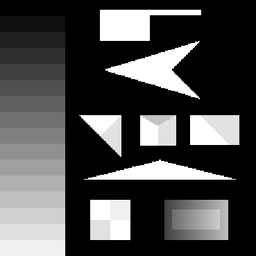
#> input picture school/img74.png, 256 x 256 px, shrunk from 369 x 369 before the run
$ jupyter execute --allow-errors corners.ipynb
#> lines starting #> are read from the running program, lines starting #| are printed output that depends on the picture
[cell 1]
import matplotlib as mpl
import matplotlib.pyplot as plt
import time
import numpy as np

[cell 2]
# pre-define window sizes for harris corner detection
window_sizes = (3,5,7,9,11,15,21)

# mode
EIGENVALUE = 0
HARRIS = 1

[cell 3]
# image read
src_img = plt.imread('img74.png').astype(float)

[cell 4]
# convolution function
def conv(image, filter, filter_size=(3,3), pad_type='constant'):

    if len(image.shape)==3:   tmp_img = image[..., 0]
    elif len(image.shape)==2: tmp_img = image

    # get padding size from filter_size
    fx= int(filter_size[0]/2)
    fy= int(filter_size[1]/2)

    # apply padding to input image
    pad_img = np.pad(tmp_img, ((fx,fy), (fx,fy)), pad_type)
    dst = np.zeros_like(tmp_img)

    # element-wise multiply and sum operation ( = convolution)
    for i in range(tmp_img.shape[0]):
        for j in range(tmp_img.shape[1]):
            dst[i, j] = np.multiply(filter, pad_img[i:i+filter_size[0], j:j+filter_size[1]]).sum()

    return dst

[cell 5]
# corner_type = {0:Eigenvalue, 1:Harris}
def cornerDetection(img, winSize=7, corner_type=0):
    # when I read png image, the image channel is 4.
    # So I read 3 channel and get height and width from the input image
#> called with winSize = 7, corner_type = 0
    img = img[:, :, :3]
    img_h = img.shape[0]
#> img_h = 256
    img_w = img.shape[1]
#> img_w = 256

    dst_img = np.zeros_like(img)

    # sobel filter
    sobel_filter_x = np.array([(-1, 0, 1), (-2, 0, 2), (-1, 0, 1)]).astype(float)
    sobel_filter_y = np.array([(1, 2, 1), (0, 0, 0), (-1, -2, -1)]).astype(float)

    # divided by norm(filter_magnitude) in order to make unit vector
    sobel_filter_x /= 8.
    sobel_filter_y /= 8.

    # conv operation to get ix and iy using the sobel filter
    ix = conv(img, sobel_filter_x)
#> in conv, `pad_img = np.pad(tmp_img, ((fx,fy), (fx,fy)), pad_type)`:
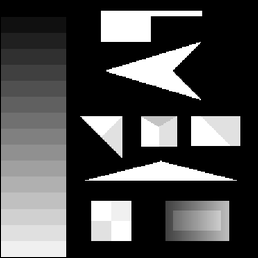
#> pad_img: shape (258, 258) float64; min 0, max 1, mean 0.292
#> after the loop in conv, `for i in range(tmp_img.shape[0]):`:
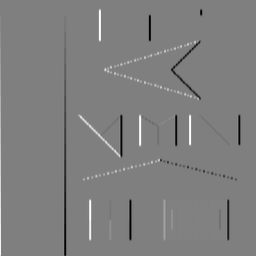
#> dst: shape (256, 256) float64; min -0.5, max 0.5, mean -0.000919; drawn with min black and max white
    iy = conv(img, sobel_filter_y)
#> call 2 of conv, with filter = array of shape (3, 3), filter_size = (3, 3), pad_type = 'constant'
#> after the loop in conv (call 2), `for i in range(tmp_img.shape[0]):`:
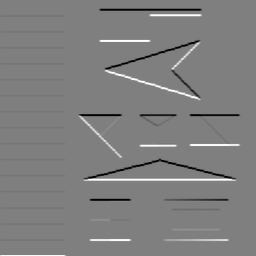
#> dst: shape (256, 256) float64; min -0.5, max 0.5, mean -0.000467; drawn with min black and max white

    '''plt.figure('ix')
    plt.imshow(ix, cmap='gray')
    plt.figure('iy')
    plt.imshow(iy, cmap='gray')
    plt.show()'''

    # get ix*ix , ix*iy, ix*iy
    ixx = np.square(ix)
    ixy = iy*ix
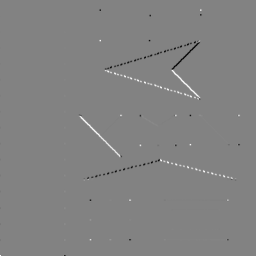
#> ixy: shape (256, 256) float64; min -0.137, max 0.13, mean 0.000136; drawn with min black and max white
    iyy = np.square(iy)

    # get window pad size
    wp= int(winSize/2)

    # apply window pad size to ixx, ixy, iyy
    ixx = np.pad(ixx, ((wp,wp), (wp,wp)),'constant')
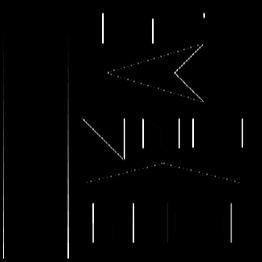
#> ixx: shape (262, 262) float64; min 0, max 0.25, mean 0.00322; drawn with min black and max white
    ixy = np.pad(ixy, ((wp,wp), (wp,wp)),'constant')
#> ixy: shape (262, 262) float64
    iyy = np.pad(iyy, ((wp,wp), (wp,wp)),'constant')
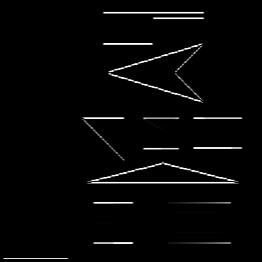
#> iyy: shape (262, 262) float64; min 0, max 0.25, mean 0.00628; drawn with min black and max white

    # for all pixels
    for i in range(img_h):
        for j in range(img_w):

            # Get H matrix
            wdw_A = np.sum(ixx[i:i+winSize, j:j+winSize]).astype(float)
            wdw_B = np.sum(ixy[i:i+winSize, j:j+winSize]).astype(float)
            wdw_C = np.sum(iyy[i:i+winSize, j:j+winSize]).astype(float)

            H = np.array([[wdw_A, wdw_B], [wdw_B, wdw_C]])

            # corner type
            # you can get just minimum eigen value
            if corner_type==0:
                # min_lambda ~= det(H)/trace(H)
                det_H = H[0,0]*H[1,1] - H[0,1]*H[1,0]
                trace_H = H[0,0] + H[1,1]

                # you must not divide it by 0
                if trace_H == 0: continue
                min_E_value = det_H/trace_H

                # threshould = 0.4
                # if this condition is satisfied, it make red pixel
                if min_E_value > 0.4:    dst_img[i, j, 0] = 1.

            # you can get eigen values and eigen vectors from this equation
            # but we achieve minimun eigen value for speed
            elif corner_type==1:

                # A*x=lambda*x
                # (A-lambda*I)x = 0
                # you can get lambda
                tmp_sqrt = np.sqrt(4*H[0,1]*H[1,0] + (H[0,0]-H[1,1])*(H[0,0]-H[1,1]) )/2.
                tmp_sum = (H[0, 0]+H[1,1])/2.

                # get minimum eigen value
                min_E_value = tmp_sum-tmp_sqrt

                # threshould = 0.4
                # if this condition is satisfied, it make red pixel
                if min_E_value > 0.4:    dst_img[i, j, 0] = 1.
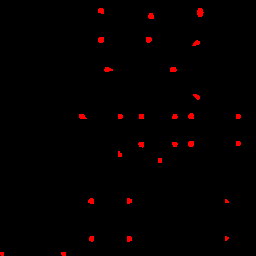
#> dst_img: shape (256, 256, 3) float64; mean of channels 0, 1, 2 0.0118, 0, 0; drawn as R, G, B

    return dst_img

[cell 6]
# detect corner and achieve corner image
dst_img = cornerDetection(src_img)
plt.figure('corner')
plt.imshow(dst_img, cmap='gray')
plt.show()

[cell 7]
imgs = []
times = []
# detect corner with each window size, calculate time and stack corner images
for w_size in window_sizes:
    start = time.time()
    img = cornerDetection(src_img, w_size, EIGENVALUE)
    end = time.time()
    tim = (end-start)*1000
    print("widnow size: {}".format(w_size))
    print("process time: {}ms".format(tim))
    imgs.append(img)
    times.append(tim)

    start = time.time()
    img = cornerDetection(src_img, w_size, HARRIS)
    end = time.time()
    tim = (end-start)*1000
    print("widnow size: {}".format(w_size))
    print("process time: {}ms".format(tim))
    imgs.append(img)
    times.append(tim)
#> this loop made 7 passes
#> pass 1, in cornerDetection (call 2), `iyy = np.pad(iyy, ((wp,wp), (wp,wp)),'constant')`:
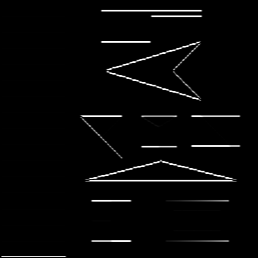
#> iyy: shape (258, 258) float64; min 0, max 0.25, mean 0.00647; drawn with min black and max white
#> after the loop, imgs = 14 items; times = [734.1, 789, 726.8, 781.5, 736.4, 779.4, 729.9, 810.8, 733.1, 807.3, 818.1, 855.9, 789.7, 827.2]

[cell 8]
# plot images and times

for idx in range(int(len(imgs)/2)):
    fig = plt.figure('eigen {}'.format(idx))
    fig.suptitle('eigenvalue img, win_size: {}'.format(window_sizes[idx]), fontsize=20)
    plt.imshow(imgs[idx], cmap='gray')
    fig2 = plt.figure('harris{}'.format(idx))
    fig2.suptitle('harris img, win_size: {}'.format(window_sizes[idx]), fontsize=20)
    plt.imshow(imgs[idx], cmap='gray')

fig_time, axs = plt.subplots()
axs.set_xlabel('window_size')
axs.set_ylabel('time')

for idx in range(int(len(times)/2)):

    axs.plot(window_sizes[idx], times[2*idx], color='green', marker='o')
    axs.plot(window_sizes[idx], times[2*idx+1], color='red', marker='o')


plt.show()
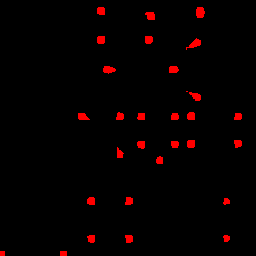
#> shown: shape (256, 256, 3) float64; mean R, G, B 0.0247, 0, 0
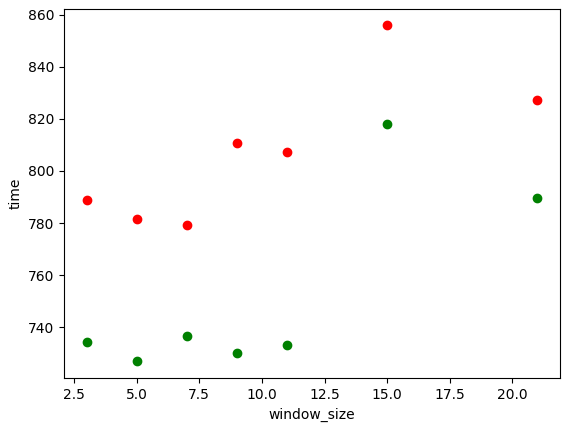
#> figure drawn by matplotlib, 1 panel
